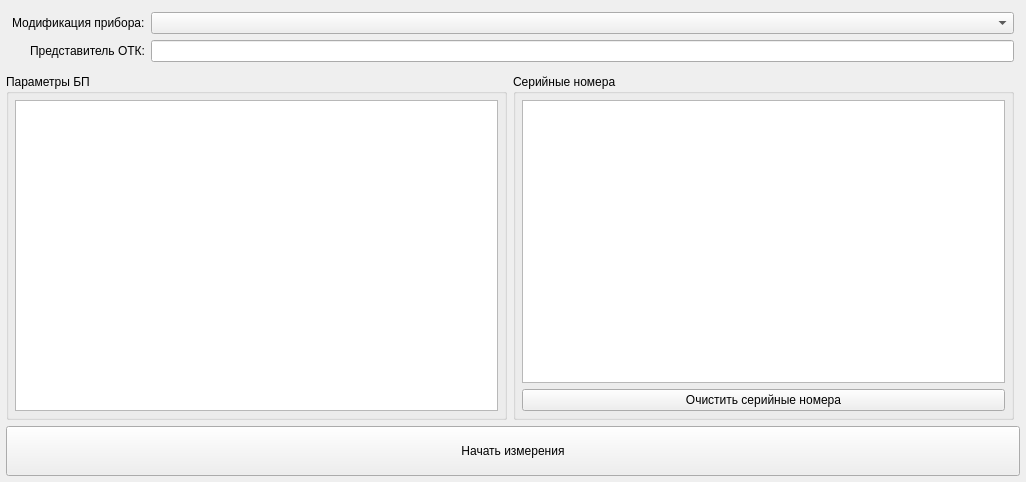
<?xml version="1.0" encoding="UTF-8"?>
<ui version="4.0">
 <class>PrepareForm</class>
 <widget class="QWidget" name="PrepareForm">
  <property name="geometry">
   <rect>
    <x>0</x>
    <y>0</y>
    <width>1026</width>
    <height>482</height>
   </rect>
  </property>
  <property name="windowTitle">
   <string>Form</string>
  </property>
  <layout class="QGridLayout" name="gridLayout">
   <property name="leftMargin">
    <number>6</number>
   </property>
   <property name="topMargin">
    <number>6</number>
   </property>
   <property name="rightMargin">
    <number>6</number>
   </property>
   <property name="bottomMargin">
    <number>6</number>
   </property>
   <item row="2" column="0" colspan="3">
    <widget class="QPushButton" name="pbStatrtMeasure">
     <property name="minimumSize">
      <size>
       <width>0</width>
       <height>50</height>
      </size>
     </property>
     <property name="text">
      <string>Начать измерения</string>
     </property>
    </widget>
   </item>
   <item row="1" column="1">
    <widget class="QGroupBox" name="groupBox_2">
     <property name="title">
      <string>Серийные номера</string>
     </property>
     <layout class="QVBoxLayout" name="verticalLayout_2">
      <property name="leftMargin">
       <number>6</number>
      </property>
      <property name="topMargin">
       <number>6</number>
      </property>
      <property name="rightMargin">
       <number>6</number>
      </property>
      <property name="bottomMargin">
       <number>6</number>
      </property>
      <item>
       <widget class="QTableView" name="tvSerNum"/>
      </item>
      <item>
       <widget class="QPushButton" name="pbClearSerNum">
        <property name="text">
         <string>Очистить серийные номера</string>
        </property>
       </widget>
      </item>
     </layout>
    </widget>
   </item>
   <item row="1" column="0">
    <widget class="QGroupBox" name="groupBox">
     <property name="title">
      <string>Параметры БП</string>
     </property>
     <layout class="QVBoxLayout" name="verticalLayout">
      <property name="leftMargin">
       <number>6</number>
      </property>
      <property name="topMargin">
       <number>6</number>
      </property>
      <property name="rightMargin">
       <number>6</number>
      </property>
      <property name="bottomMargin">
       <number>6</number>
      </property>
      <item>
       <widget class="QTableView" name="tvParams"/>
      </item>
     </layout>
    </widget>
   </item>
   <item row="0" column="0" colspan="3">
    <layout class="QFormLayout" name="formLayout">
     <property name="labelAlignment">
      <set>Qt::AlignRight|Qt::AlignTrailing|Qt::AlignVCenter</set>
     </property>
     <property name="leftMargin">
      <number>6</number>
     </property>
     <property name="topMargin">
      <number>6</number>
     </property>
     <property name="rightMargin">
      <number>6</number>
     </property>
     <property name="bottomMargin">
      <number>6</number>
     </property>
     <item row="0" column="0">
      <widget class="QLabel" name="label">
       <property name="text">
        <string>Модификация прибора:</string>
       </property>
      </widget>
     </item>
     <item row="0" column="1">
      <widget class="QComboBox" name="cbxDevice"/>
     </item>
     <item row="1" column="0">
      <widget class="QLabel" name="label_2">
       <property name="text">
        <string>Представитель ОТК:</string>
       </property>
      </widget>
     </item>
     <item row="1" column="1">
      <widget class="QLineEdit" name="leFio"/>
     </item>
    </layout>
   </item>
  </layout>
 </widget>
 <resources/>
 <connections/>
</ui>
